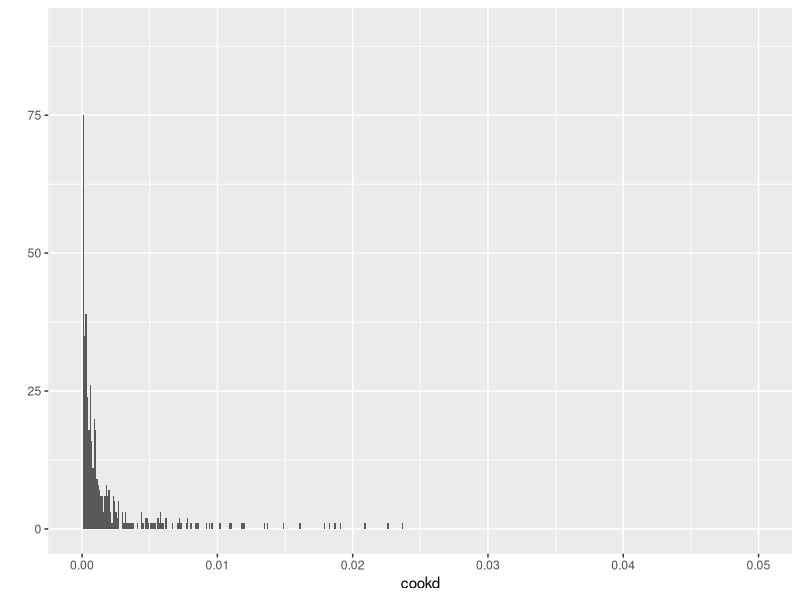
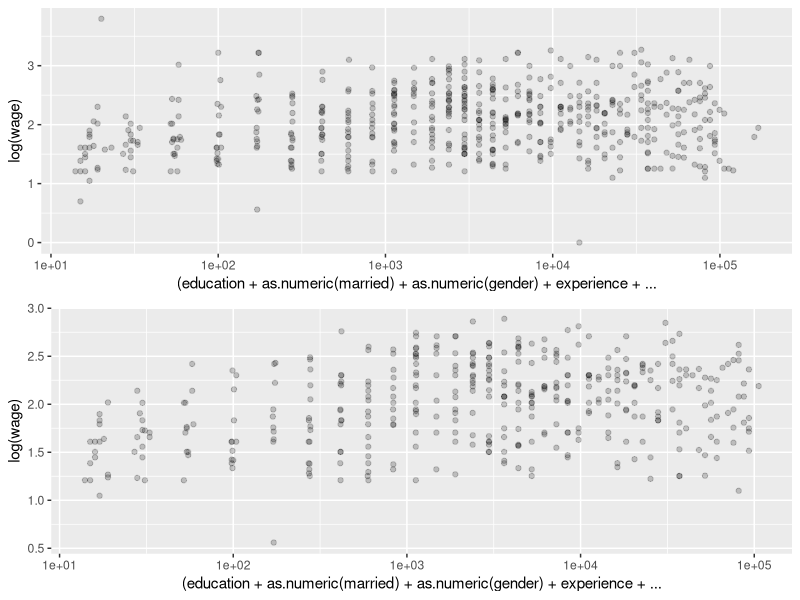

These figures' R source, in order:
## ---- chunk 1
library(car)
library(AER)
library(sandwich)
library(lmtest)
library(ggplot2)
library(gridExtra)
## ---- chunk 2
R = diag(4)
r = cbind(c(0,0,0,0))
R
r
## ---- chunk 3
R = rbind(c(1,0,0,0), c(0,1,0,0))
r = cbind(c(0,0))
R
r
## ---- chunk 4
R = rbind(c(1,0,0,0), c(0,1,0,0))
r = cbind(c(1,1))
R
r
## ---- chunk 5
R = rbind(c(0,1,0,0))
r = cbind(c(0))
R
r
## ---- chunk 6
R = rbind(c(0,1,1,0))
r = cbind(c(1))
R
r
## ---- chunk 7

data("CPS1985")
CPS1985$experience_2 <- CPS1985$experience^2
CPS1985$experience_3 <- CPS1985$experience^3
CPS1985$experience_4 <- CPS1985$experience^4
CPS1985$experience_5 <- CPS1985$experience^5

mod1 <- lm(log(wage) ~ education + married + gender + experience + experience_2 + experience_3, data = CPS1985)
summary(mod1)

mod2 <- lm(wage ~ education + married + gender + experience + experience_2 + experience_3, data = CPS1985)
summary(mod2)
## ---- chunk 8
summary(mod1, robust=T)
## ---- chunk 9
cookd <- cooks.distance(mod2)
summary(cookd)
qplot(cookd, binwidth = 0.0001, xlim=c(0, 0.05))
## ---- chunk 10
cutter_at_3rd_qu <- cookd < 0.0014177
## ---- chunk 11
cutted_data <- CPS1985[cutter_at_3rd_qu,]

p1 <- ggplot(data=CPS1985, aes(x= (education + as.numeric(married) + as.numeric(gender) + experience + experience_2 + experience_3), y=log(wage))) + 
  geom_jitter(alpha=0.2) +
  scale_x_log10()

p2 <- ggplot(data=cutted_data, aes(x= (education + as.numeric(married) + as.numeric(gender) + experience + experience_2 + experience_3), y=log(wage))) + 
  geom_jitter(alpha=0.2) +
  scale_x_log10()

grid.arrange(p1, p2)

## ---- chunk 12
mod1_filtered <- lm(log(wage) ~ education + married + gender + experience + experience_2 + experience_3, data = cutted_data)
## ---- chunk 13
summary(mod1)
summary(mod1_filtered)
## ---- chunk 14
mod5 <- lm(log(wage) ~ education + married + gender + experience + experience_2 + experience_3 + experience_4 + experience_5, data = CPS1985)

mod_lin <- lm(log(wage) ~ education + married + gender + experience, data = CPS1985)

summary(mod5)
summary(mod_lin)
## ---- chunk 15
R = rbind(c(0,1,0,0,0,0,0,0,0),c(0,0,1,0,0,0,0,0,0),c(0,0,0,1,0,0,0,0,0),c(0,0,0,0,1,0,0,0,0))
r = cbind(c(0,0,0,0))
R
r

lht(mod5, R, rhs=r)
## ---- chunk 16
R = rbind(c(0,1,0,0,0,0,0,0,0),c(0,0,1,0,0,0,0,0,0),c(0,0,0,1,0,0,0,0,0),c(0,0,0,0,1,0,0,0,0),c(0,0,0,0,0,1,0,0,0),c(0,0,0,0,0,0,1,0,0))
r = cbind(c(0,0,0,0,0,0))
R
r

lht(mod5, R, rhs=r)
## ---- chunk 17
CPS1985$marr_wo <-  ifelse(CPS1985$gender == 'female' & CPS1985$married == 'yes', 1, 0)

mod5_2 <- lm(log(wage) ~ marr_wo + education + married + gender + experience + experience_2 + experience_3 + experience_4 + experience_5, data = CPS1985)
summary(mod5_2)

## ---- chunk 18
CPS1985$marr_male <-  ifelse(CPS1985$gender == 'male' & CPS1985$married == 'yes', 1, 0)
mod5_3 <- lm(log(wage) ~ marr_male + education + married + gender + experience + experience_2 + experience_3 + experience_4 + experience_5, data = CPS1985)
summary(mod5_3)
